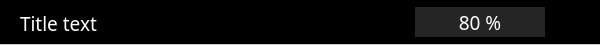
<?xml version="1.0" encoding="UTF-8"?>
<ui version="4.0">
 <class>widget</class>
 <widget class="QWidget" name="widget">
  <property name="geometry">
   <rect>
    <x>0</x>
    <y>0</y>
    <width>600</width>
    <height>45</height>
   </rect>
  </property>
  <property name="windowTitle">
   <string>Form</string>
  </property>
  <property name="styleSheet">
   <string notr="true">#widget {
	background: black;
	border-bottom: 1px solid #CCC
}

* {
	color: white
}</string>
  </property>
  <widget class="QLabel" name="label_title">
   <property name="geometry">
    <rect>
     <x>20</x>
     <y>15</y>
     <width>391</width>
     <height>16</height>
    </rect>
   </property>
   <property name="font">
    <font>
     <family>Montserrat</family>
     <pointsize>14</pointsize>
    </font>
   </property>
   <property name="styleSheet">
    <string notr="true"/>
   </property>
   <property name="text">
    <string>Title text</string>
   </property>
   <property name="alignment">
    <set>Qt::AlignLeading|Qt::AlignLeft|Qt::AlignVCenter</set>
   </property>
  </widget>
  <widget class="QWidget" name="frequency_box" native="true">
   <property name="enabled">
    <bool>true</bool>
   </property>
   <property name="geometry">
    <rect>
     <x>415</x>
     <y>7</y>
     <width>130</width>
     <height>30</height>
    </rect>
   </property>
   <property name="styleSheet">
    <string notr="true">#frequency_box {
	background: #252525; color: white
}

#frequency_box::hover {
	background: #303030;
}</string>
   </property>
   <widget class="QLabel" name="label_frequency">
    <property name="geometry">
     <rect>
      <x>40</x>
      <y>5</y>
      <width>50</width>
      <height>20</height>
     </rect>
    </property>
    <property name="font">
     <font>
      <family>Montserrat</family>
      <pointsize>14</pointsize>
     </font>
    </property>
    <property name="styleSheet">
     <string notr="true"/>
    </property>
    <property name="text">
     <string>80 %</string>
    </property>
    <property name="alignment">
     <set>Qt::AlignCenter</set>
    </property>
   </widget>
   <widget class="QLabel" name="btn_decrease">
    <property name="geometry">
     <rect>
      <x>5</x>
      <y>3</y>
      <width>24</width>
      <height>24</height>
     </rect>
    </property>
    <property name="text">
     <string/>
    </property>
    <property name="pixmap">
     <pixmap resource="../res/main.qrc">:/images/minus.svg</pixmap>
    </property>
    <property name="scaledContents">
     <bool>true</bool>
    </property>
   </widget>
   <widget class="QLabel" name="btn_increase">
    <property name="geometry">
     <rect>
      <x>101</x>
      <y>3</y>
      <width>24</width>
      <height>24</height>
     </rect>
    </property>
    <property name="text">
     <string/>
    </property>
    <property name="pixmap">
     <pixmap resource="../res/main.qrc">:/images/plus.svg</pixmap>
    </property>
    <property name="scaledContents">
     <bool>true</bool>
    </property>
   </widget>
  </widget>
  <widget class="QWidget" name="btn_delete" native="true">
   <property name="enabled">
    <bool>true</bool>
   </property>
   <property name="geometry">
    <rect>
     <x>555</x>
     <y>7</y>
     <width>30</width>
     <height>30</height>
    </rect>
   </property>
   <property name="styleSheet">
    <string notr="true">#checkbox {
	background: #252525; color: white
}

#checkbox::hover {
	background: #303030;
}</string>
   </property>
   <widget class="QLabel" name="label_delete">
    <property name="geometry">
     <rect>
      <x>3</x>
      <y>3</y>
      <width>24</width>
      <height>24</height>
     </rect>
    </property>
    <property name="text">
     <string/>
    </property>
    <property name="pixmap">
     <pixmap resource="../res/main.qrc">:/images/remove.svg</pixmap>
    </property>
    <property name="scaledContents">
     <bool>true</bool>
    </property>
   </widget>
  </widget>
 </widget>
 <resources>
  <include location="../res/main.qrc"/>
 </resources>
 <connections/>
</ui>
